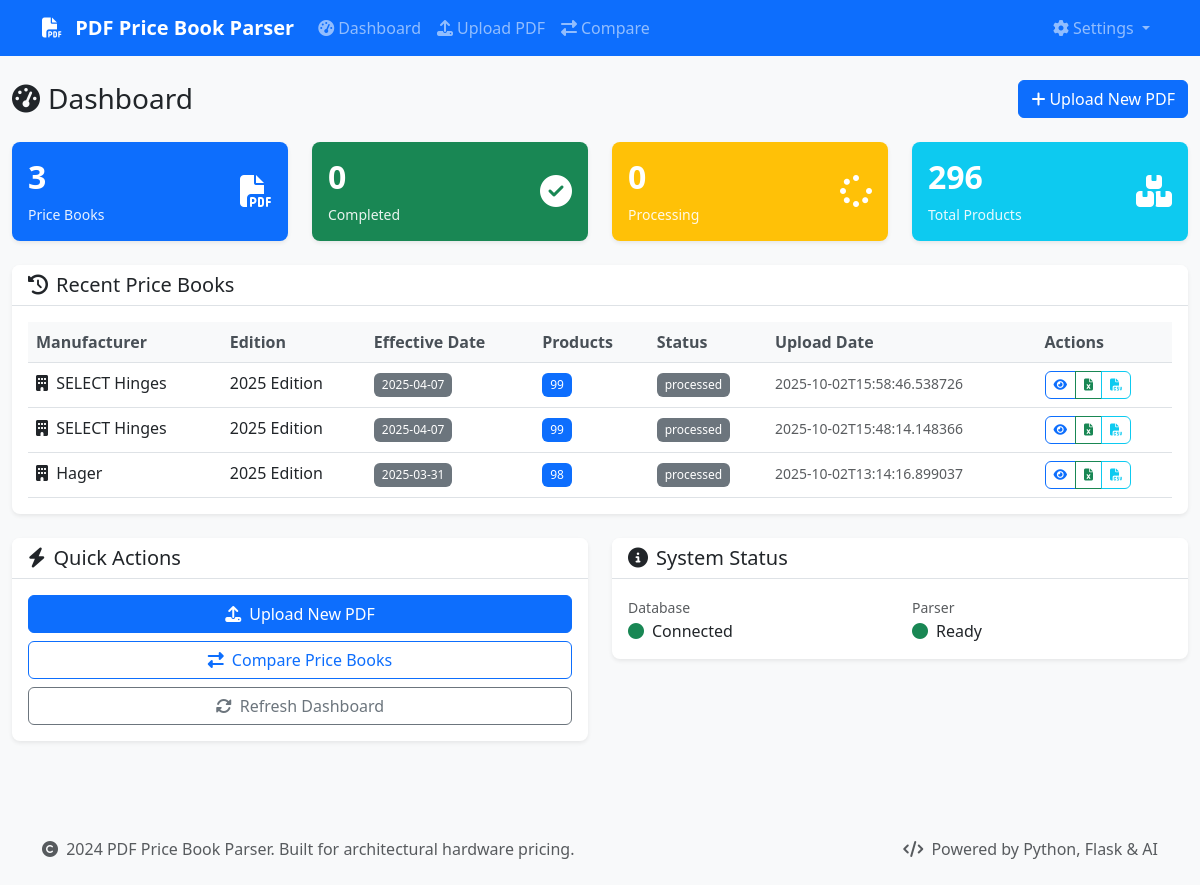
Before: / with the older database file.
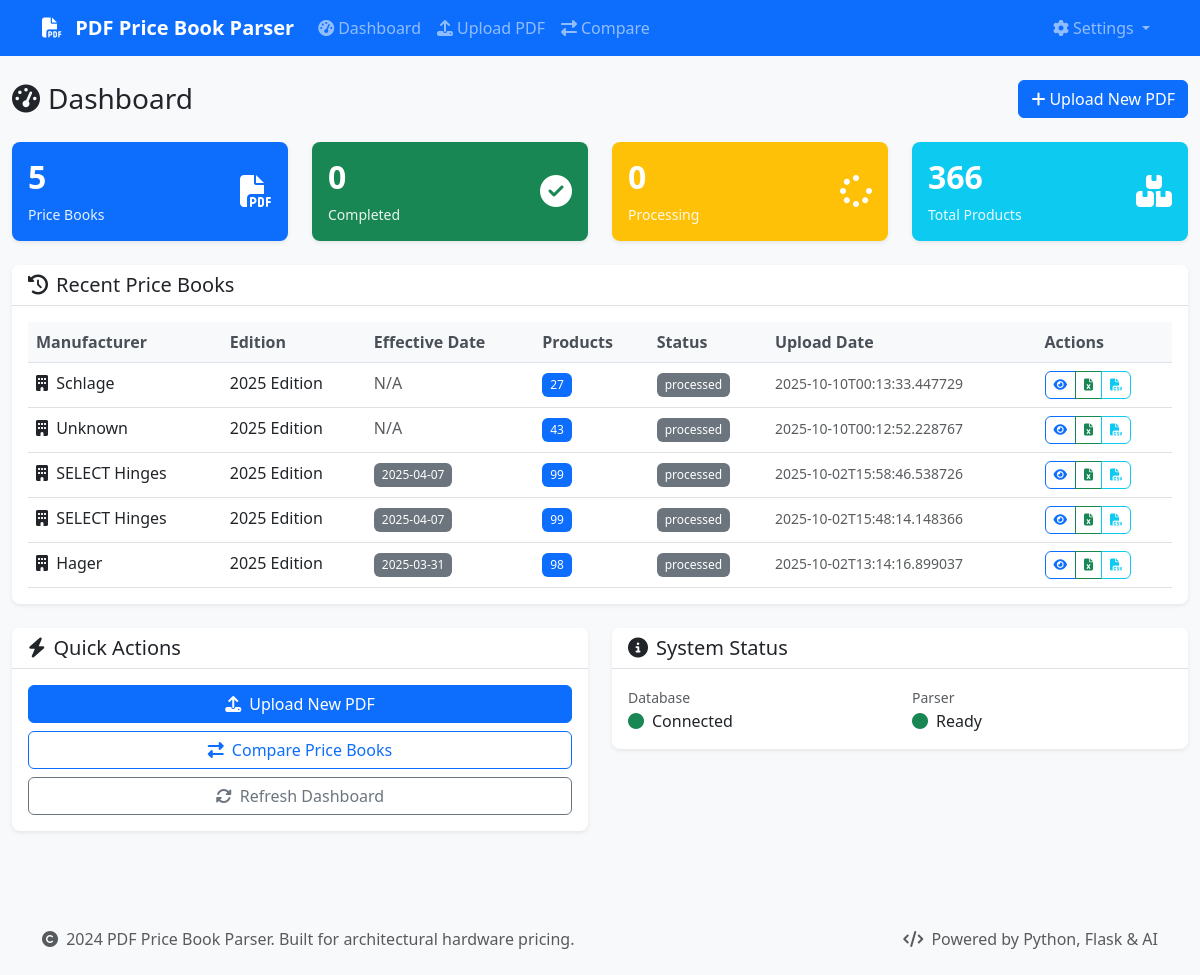
After: the same page with the newer database file.
### database/models.py (models this page shows)
class Manufacturer(Base):
    __tablename__ = 'manufacturers'
    id = Column(Integer, primary_key=True)
    name = Column(String(255), nullable=False)
    code = Column(String(50), unique=True, nullable=False)
    created_at = Column(DateTime, default=datetime.utcnow)
    price_books = relationship("PriceBook", back_populates="manufacturer")
    product_families = relationship("ProductFamily", back_populates="manufacturer")
    finishes = relationship("Finish", back_populates="manufacturer")

class PriceBook(Base):
    __tablename__ = 'price_books'
    id = Column(Integer, primary_key=True)
    manufacturer_id = Column(Integer, ForeignKey('manufacturers.id'), nullable=False)
    edition = Column(String(100))
    effective_date = Column(Date)
    upload_date = Column(DateTime, default=datetime.utcnow)
    file_path = Column(Text)
    file_size = Column(Integer)
    status = Column(String(50), default='processing')  # processing, completed, failed
    parsing_notes = Column(Text)
    manufacturer = relationship("Manufacturer", back_populates="price_books")
    products = relationship("Product", back_populates="price_book", cascade="all, delete-orphan")

### app.py (the view)
@app.route('/')
def index():
    try:
        price_books = price_book_manager.list_price_books()
        return render_template('dashboard.html', price_books=price_books)
    except Exception as e:
        logger.error(f"Error loading dashboard: {e}")
        flash('Error loading dashboard', 'error')
        return render_template('dashboard.html', price_books=[])

### database/manager.py (called while the page is built)
    def get_session(self) -> Session:
        return self.db_manager.get_session()

    def list_price_books(self, manufacturer_id: int = None) -> List[Dict[str, Any]]:
        session = self.get_session()
        try:
            query = session.query(PriceBook).join(Manufacturer)
            if manufacturer_id:
                query = query.filter(PriceBook.manufacturer_id == manufacturer_id)
            price_books = query.order_by(PriceBook.upload_date.desc()).all()
            return [self.get_price_book_summary(pb.id) for pb in price_books]
        finally:
            session.close()

### database/models.py (called while the page is built)
    def get_session(self):
        return self.SessionLocal()

### templates/dashboard.html (shortened to what the changed rows need)
{% extends "base.html" %}
{% block content %}
<div class="row">
    <div class="col-12">
        <div class="d-flex justify-content-between align-items-center mb-4">
            <h1 class="h3 mb-0">
                <i class="fas fa-tachometer-alt me-2"></i>Dashboard
            </h1>
        </div>
    </div>
</div>
<div class="row mb-4">
    <div class="col-md-3">
        <div class="card bg-primary text-white">
            <div class="card-body">
                <div class="d-flex justify-content-between">
                    <div>
                        <h4 class="card-title">{{ price_books|length }}</h4>
                        <p class="card-text">Price Books</p>
                    </div>
                </div>
            </div>
        </div>
    </div>
    <div class="col-md-3">
        <div class="card bg-info text-white">
            <div class="card-body">
                <div class="d-flex justify-content-between">
                    <div>
                        <h4 class="card-title">{{ price_books|sum(attribute='product_count') }}</h4>
                        <p class="card-text">Total Products</p>
                    </div>
                </div>
            </div>
        </div>
    </div>
</div>
<div class="row">
    <div class="col-12">
        <div class="card">
            <div class="card-body">
                {% if price_books %}
                    <div class="table-responsive">
                        <table class="table table-hover">
                            <thead>
                                <tr>
                                    <th>Manufacturer</th>
                                    <th>Edition</th>
                                    <th>Effective Date</th>
                                    <th>Products</th>
                                    <th>Status</th>
                                    <th>Upload Date</th>
                                    <th>Actions</th>
                                </tr>
                            </thead>
                            <tbody>
                                {% for book in price_books[:10] %}
                                <tr>
                                    <td>
                                        <i class="fas fa-building me-1"></i>
                                        {{ book.manufacturer }}
                                    </td>
                                    <td>{{ book.edition or 'N/A' }}</td>
                                    <td>
                                        {% if book.effective_date %}
                                            <span class="badge bg-secondary">{{ book.effective_date }}</span>
                                        {% else %}
                                            <span class="text-muted">N/A</span>
                                        {% endif %}
                                    </td>
                                    <td>
                                        <span class="badge bg-primary">{{ book.product_count }}</span>
                                    </td>
                                    <td>
                                        {% if book.status == 'completed' %}
                                            <span class="badge bg-success">
                                                <i class="fas fa-check me-1"></i>Completed
                                            </span>
                                        {% elif book.status == 'processing' %}
                                            <span class="badge bg-warning">
                                                <i class="fas fa-spinner me-1"></i>Processing
                                            </span>
                                        {% elif book.status == 'failed' %}
                                            <span class="badge bg-danger">
                                                <i class="fas fa-times me-1"></i>Failed
                                            </span>
                                        {% else %}
                                            <span class="badge bg-secondary">{{ book.status }}</span>
                                        {% endif %}
                                    </td>
                                    <td>
                                        <small class="text-muted">{{ book.upload_date }}</small>
                                    </td>
                                    <td>
                                        <div class="btn-group btn-group-sm" role="group">
                                            <a href="{{ url_for('preview', price_book_id=book.id) }}"
                                               class="btn btn-outline-primary" title="Preview">
                                                <i class="fas fa-eye"></i>
                                            </a>
                                            <a href="{{ url_for('export', price_book_id=book.id, format='excel') }}"
                                               class="btn btn-outline-success" title="Export Excel">
                                                <i class="fas fa-file-excel"></i>
                                            </a>
                                            <a href="{{ url_for('export', price_book_id=book.id, format='csv') }}"
                                               class="btn btn-outline-info" title="Export CSV">
                                                <i class="fas fa-file-csv"></i>
                                            </a>
                                        </div>
                                    </td>
                                </tr>
                                {% endfor %}
                            </tbody>
                        </table>
                    </div>
                {% endif %}
            </div>
        </div>
    </div>
</div>
{% endblock %}

Changed rows visible on the page:
added Manufacturer: manufacturer "Schlage"
added PriceBook: edition "2025 Edition", status "processed"
added Manufacturer: manufacturer "Unknown"
added PriceBook: edition "2025 Edition", status "processed"
Other visible differences:
{{ price_books|length }}: "3" → "5"
{{ price_books|sum(attribute='product_count') }}: "296" → "366"
new list line: "N/A 27 2025-10-10T00:13:33.447729"
new list line: "N/A 43 2025-10-10T00:12:52.228767"
